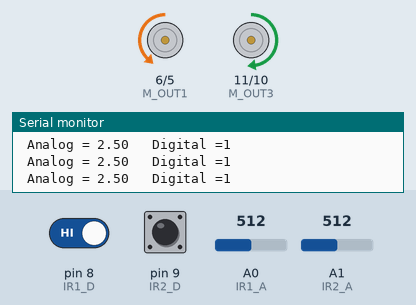
The sketch below on a simulated Arduino Uno, built with avr-gcc and run on an emulated ATmega328P. On the bench: motor-driver pin pairs drawn as motors (green arrow = first pin HIGH = forward, orange = second pin HIGH = backward, longer = more drive), the last lines printed to the serial monitor. The inputs (shaded band) are chosen by the test bench; at power-on: pin 8 (IR1_D) HIGH, pin 9 (IR2_D) HIGH, A0 (IR1_A) = 512, A1 (IR2_A) = 512. Random numbers use the default seed unless the sketch sets one.

Above: at 1.2 s.
1.3 s: pin 8 (IR1_D) driven LOW
At 2.1 s:
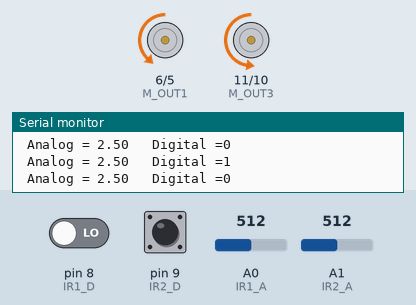
2.8 s: pin 9 (IR2_D) driven LOW
At 3.4 s:
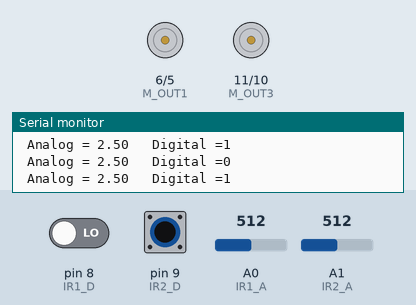
5.8 s: pin 8 (IR1_D) driven HIGH
7.7 s: pin 8 (IR1_D) driven LOW
At 8.83 s:
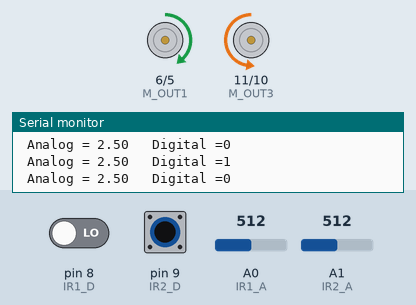
10.7 s: pin 9 (IR2_D) driven HIGH
13.7 s: pin 9 (IR2_D) pulsed LOW 2 times (0.12 s each, 0.3 s apart)
At 14.69 s:
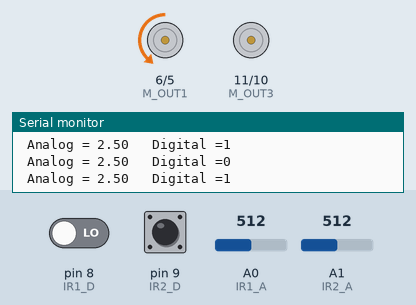
Timing chart, 0 to 16.7 s (numbered marks = the images above; inputs shaded):
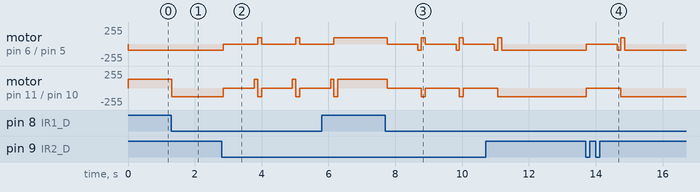

Measured:
- after the input at 1.3 s, motor on pin 11 (M_OUT3) / pin 10 (M_OUT4): forward 128/255 → backward 128/255 at once
- after the input at 2.8 s, motor on pin 6 (M_OUT1) / pin 5 (M_OUT2): alternates forward 92/255 for 0.12 s and stopped for 1.0 s, starting after 0.06 s; motor on pin 11 (M_OUT3) / pin 10 (M_OUT4): backward 128/255 → stopped after 0.06 s, → forward 128/255 0.92 s later, → backward 128/255 0.10 s later, → stopped 0.12 s later, … (7 changes in this stretch)
- after the input at 7.7 s, motor on pin 6 (M_OUT1) / pin 5 (M_OUT2): forward 92/255 → stopped after 0.06 s, → backward 92/255 0.92 s later, → forward 92/255 0.10 s later, → stopped 0.12 s later, … (7 changes in this stretch); motor on pin 11 (M_OUT3) / pin 10 (M_OUT4): alternates backward 128/255 for 0.12 s and stopped for 1.0 s, starting after 0.06 s
- after the input at 13.7 s, motor on pin 6 (M_OUT1) / pin 5 (M_OUT2): backward 92/255 → stopped at once, → backward 92/255 0.92 s later, → forward 92/255 0.10 s later, → backward 92/255 0.12 s later; motor on pin 11 (M_OUT3) / pin 10 (M_OUT4): backward 128/255 → stopped at once, → backward 128/255 1.0 s later

The sketch:

Test1and2.ino
```cpp
const int M_OUT1 = 6; // left motor IN1
const int M_OUT2 = 5; // left motor IN2
const int M_OUT3 = 11; // right motor IN2
const int M_OUT4 = 10; // right motor IN1

const int trigPin = 7;
const int echoPin = 3;

const int IR1_A = A0; // analog input IR left
const int IR1_D = 8; // digital input IR left
int rnd;

double A0_Voltage;
double A1_Voltage;

const int IR2_A = A1; // analog input IR right
const int IR2_D = 9; // digital input IR right

const int obstacleThreshold = 10; // Distance in centimeters

#define White 1
#define Black 0

void setup() {
  // Set motor control pins to outputs
  pinMode(M_OUT1, OUTPUT);
  pinMode(M_OUT2, OUTPUT);
  pinMode(M_OUT3, OUTPUT);
  pinMode(M_OUT4, OUTPUT);

  // Set up ultrasonic sensor pins
  pinMode(trigPin, OUTPUT);
  pinMode(echoPin, INPUT);

  pinMode (IR1_A, INPUT);
  pinMode (IR1_D, INPUT);

  pinMode (IR2_A, INPUT);
  pinMode (IR2_D, INPUT);

  // Initialize serial communication for debugging
  Serial.begin(9600);
}

int valueIR1_A;
bool valueIR1_D;
int valueIR2_A;
bool valueIR2_D;

void loop() {
valueIR1_A = analogRead(IR1_A); // reads the analog input from the IR distance sensor
valueIR1_D = digitalRead(IR1_D);// reads the digital input from the IR distance sensor
A0_Voltage = (double)(valueIR1_A * (double) 5 / 1024);

valueIR2_A = analogRead(IR2_A); // reads the analog input from the IR distance sensor
valueIR2_D = digitalRead(IR2_D);// reads the digital input from the IR distance sensor
A1_Voltage = (double)(valueIR2_A * (double) 5 / 1024);

if (valueIR1_D == Black && valueIR2_D == White){ //1=left 2=right
analogWrite(M_OUT1, 0); //motor1pin1 left
analogWrite(M_OUT2, 92); //motor1pin2 left
analogWrite(M_OUT3, 0); //motor2pin2 right
analogWrite(M_OUT4, 128); //motor2pin1 right
}
else if (valueIR1_D == White && valueIR2_D == Black){ //moveforward
analogWrite(M_OUT1, 92);
analogWrite(M_OUT2, 0);
analogWrite(M_OUT3, 128);
analogWrite(M_OUT4, 0);
}
else if (valueIR1_D == White && valueIR2_D == White){ //avoidObstacle
analogWrite(M_OUT1, 0);
analogWrite(M_OUT2, 92);
analogWrite(M_OUT3, 128);
analogWrite(M_OUT4, 0);
}
else {rnd = (int)(rand()%2);
analogWrite(M_OUT1, 0);
analogWrite(M_OUT2, 0);
analogWrite(M_OUT3, 0);
analogWrite(M_OUT4, 0);
delay(920);
if (rnd == 0){
analogWrite(M_OUT1, 0); //motor1pin1 left
analogWrite(M_OUT2, 92); //motor1pin2 left
analogWrite(M_OUT3, 0); //motor2pin2 right
analogWrite(M_OUT4, 0); //motor2pin1 right
delay(100);
analogWrite(M_OUT1, 92);
analogWrite(M_OUT2, 0);
analogWrite(M_OUT3, 0);
analogWrite(M_OUT4, 128);
delay(100);
}
else {
analogWrite(M_OUT1, 0);
analogWrite(M_OUT2, 0);
analogWrite(M_OUT3, 128);
analogWrite(M_OUT4, 0);
delay(100);
analogWrite(M_OUT1, 92);
analogWrite(M_OUT2, 0);
analogWrite(M_OUT3, 0);
analogWrite(M_OUT4, 128);
delay(100);
}}


Serial.print(" Analog = ");
Serial.print(A0_Voltage);
Serial.print("\t Digital =");
Serial.println(valueIR1_D);
Serial.print("\n Analog = ");
Serial.print(A1_Voltage);
Serial.print("\t Digital =");
Serial.println(valueIR2_D);
delay(20);
}
```
